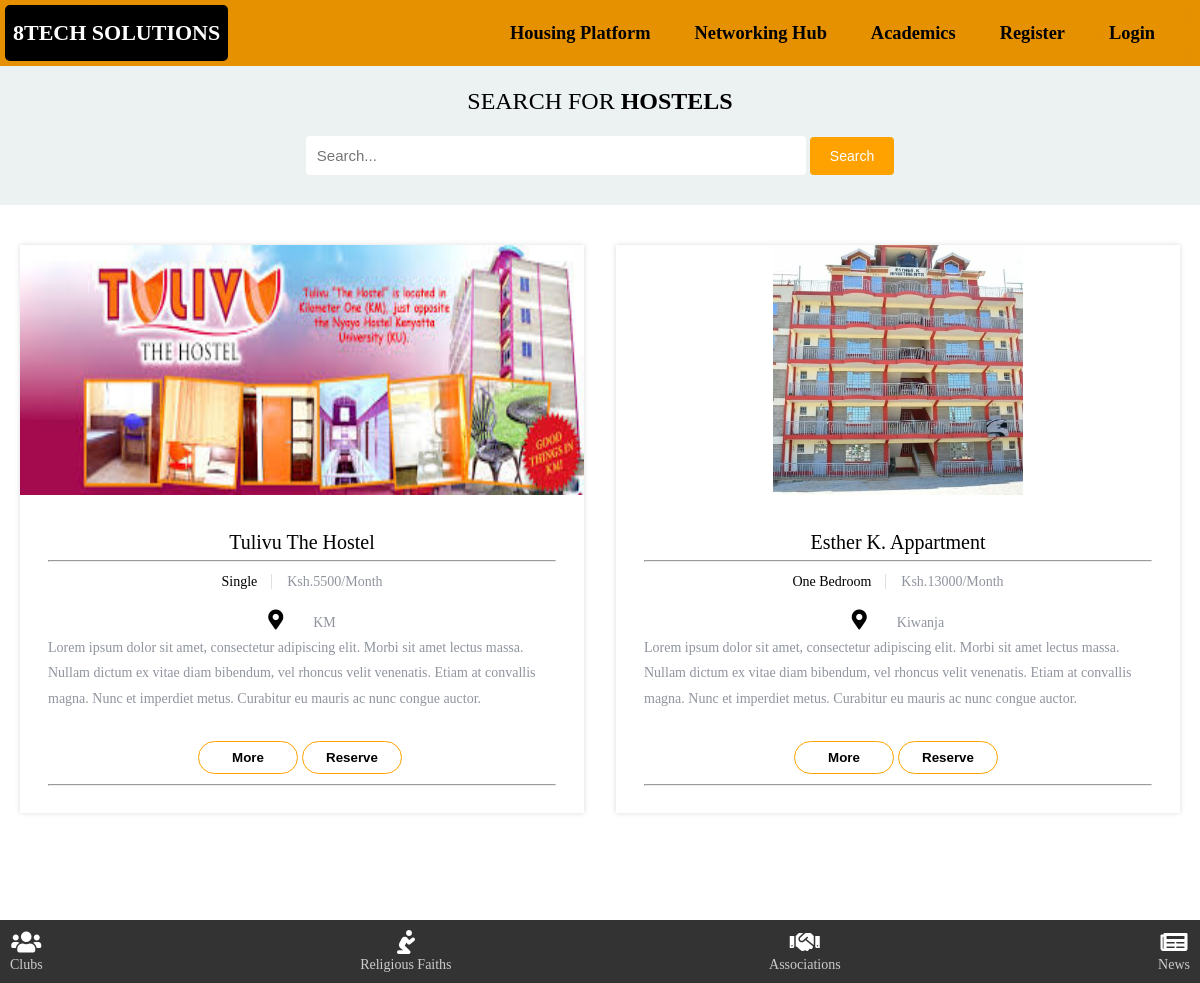
Screenshot of /housing with the database file from the repository.
### housing/models.py (models this page shows, shortened)
class House(models.Model):
    available_rooms = models.IntegerField(default=0)
    house_image = models.ImageField(default="default.jpeg")
    house_name = models.CharField(max_length=100)
    house_type = models.CharField(max_length=100, null=True, blank=True)
    rent = models.IntegerField(null=True, blank=True)
    location = models.CharField(max_length=100, null=True, blank=True)
    description = models.TextField(null=True, blank=True)
    houseDetails = models.ManyToManyField('HouseDatails', blank=True)
    phone = models.CharField(max_length=9, default='113631232')
    officials_name = models.CharField(max_length=100, default='8Tech')

### housing/views.py (the view)
# urls.py: path('housing', views.housing, name='housing'),
def housing(request):
    if 'q' in request.GET:
        q = request.GET['q']
        multiple_q = Q(Q(house_name__icontains=q) | Q(house_type__icontains=q) | Q(rent__icontains=q) | Q(location__icontains=q))
        house = House.objects.filter(multiple_q)
    else:
        house = House.objects.all()
    context = {'house': house}
    return render(request, 'housing/housing.html', context)

### housing/templates/housing/housing.html (shortened to what this page needs)
{% extends "main.html" %}
{% load static %}
{% block content %}
<div class="housing">
<div class="house-search">
    <h1>SEARCH FOR <span>HOSTELS</span></h1>
<form action="">
    <div class="search-container">
        <input type="text" name="q" class="search-box" placeholder="Search...">
        <button class="search-btn">Search</button>
    </div>
</form>
</div>
    <div class="container">
        <div class="blog-content">
{% for hous in house %}
                    <div class="single-blog-item">
                        <div class="single-blog-item-img">
                        <img src="{{hous.house_image.url}}">
                        </div>
                        <div class="single-blog-item-txt">
                            <h2><a href="{% url 'house' hous.id %}">{{hous.house_name}}</a></h2>
                            <hr>
                            <h4><a href="#">{{hous.house_type}}</a>Ksh.{{hous.rent}}/month</h4>
                            <div class="location">
                            <i class="fas fa-map-marker-alt" aria-hidden="true"></i>
                            <p>{{hous.location}}</p>
                        </div>
                            <p>{{hous.description}}</p>
                            <div class="btn">
                                <button><a href="{% url 'house' hous.id %}">More</a></button>
                                <button><a href="{% url 'house' hous.id %}">Reserve</a></button>
                            </div>
                            <hr>
                        </div>
                    </div>
{% endfor %}
        </div>
    </div>
</div>
{% endblock content %}

### static/styles/main.css (style rules this page uses)
* { margin: 0; padding: 0; box-sizing: border-box; text-decoration: none; }
.search-container { text-align: center; }
.search-box { margin-top: 6rem; margin-bottom: 30px; padding: 11px 15px; width: 50%; max-width: 500px; border: none; border-radius: 4px; font-size: 15px; }
.search-btn { padding: 11px 20px; background-color: #ffa200; color: #fff; border: none; border-radius: 4px; cursor: pointer; font-size: 14px; }

### rows the page displays
House: house_image (picture), house_name "Tulivu The Hostel", house_type "Single", rent "5500", location "KM", description "Lorem ipsum dolor sit amet, consectetur adipiscing elit. Morbi sit amet lectus massa. Nullam dictum ex vitae diam bibendum, vel rhoncus velit venenatis. Etiam at convallis magna. Nunc et imperdiet metus. Curabitur eu mauris ac nunc congue auctor."
House: house_image (picture), house_name "Esther K. Appartment", house_type "One Bedroom", rent "13000", location "Kiwanja", description "Lorem ipsum dolor sit amet, consectetur adipiscing elit. Morbi sit amet lectus massa. Nullam dictum ex vitae diam bibendum, vel rhoncus velit venenatis. Etiam at convallis magna. Nunc et imperdiet metus. Curabitur eu mauris ac nunc congue auctor."
